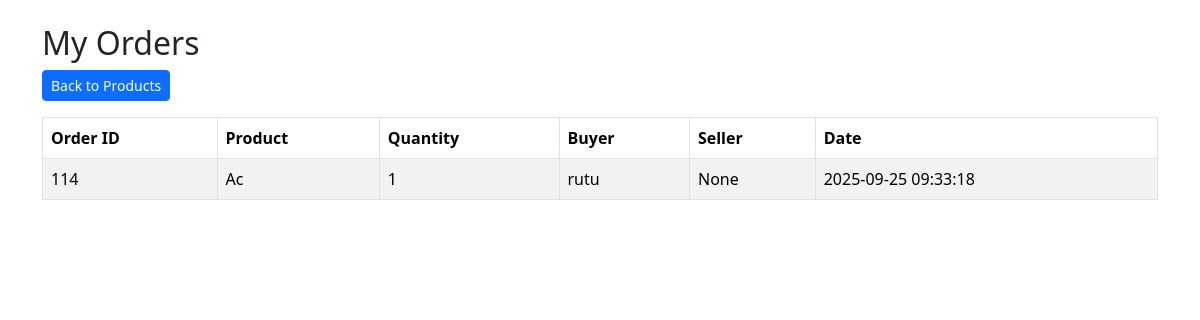
The page /orders/myorders (signed in) on the database its author committed.
### tables this page shows
CREATE TABLE Orders (
        OrderID INTEGER PRIMARY KEY AUTOINCREMENT,
        UserID INTEGER NOT NULL,
        ProductID INTEGER NOT NULL,
        Quantity INTEGER NOT NULL,
        OrderDate DATETIME DEFAULT CURRENT_TIMESTAMP,
        FOREIGN KEY (UserID) REFERENCES Users(UserID),
        FOREIGN KEY (ProductID) REFERENCES Products(ProductID)
    );

CREATE TABLE Products (
        ProductID INTEGER PRIMARY KEY AUTOINCREMENT,
        Name TEXT NOT NULL,
        Price REAL NOT NULL,
        Stock INTEGER NOT NULL,
        SellerID INTEGER,
        FOREIGN KEY (SellerID) REFERENCES Users(UserID)
    );

CREATE TABLE Users (
        UserID INTEGER PRIMARY KEY AUTOINCREMENT,
        Username TEXT UNIQUE NOT NULL,
        Password TEXT NOT NULL,
        Email TEXT,
        Role TEXT CHECK(Role IN ('Customer','Seller','Admin')) NOT NULL
    );

### routes/orders/orders.py (the view, shortened to what this page needs)
@orders_bp.route("/myorders")
@login_required
def my_orders():
    conn = get_db()
    cur = conn.cursor()
    if current_user.role == "Admin":
        cur.execute("""
            SELECT Orders.OrderID, Orders.Quantity, Orders.OrderDate,
                   Products.Name AS ProductName,
                   U1.Username AS Buyer,
                   U2.Username AS Seller
            FROM Orders
            JOIN Users U1 ON Orders.UserID = U1.UserID
            JOIN Products ON Orders.ProductID = Products.ProductID
            LEFT JOIN Users U2 ON Products.SellerID = U2.UserID
            ORDER BY Orders.OrderDate DESC
        """)
    else:
        cur.execute("""
            SELECT Orders.OrderID, Orders.Quantity, Orders.OrderDate,
                   Products.Name AS ProductName,
                   U1.Username AS Buyer,
                   U2.Username AS Seller
            FROM Orders
            JOIN Users U1 ON Orders.UserID = U1.UserID
            JOIN Products ON Orders.ProductID = Products.ProductID
            LEFT JOIN Users U2 ON Products.SellerID = U2.UserID
            WHERE Orders.UserID = ?
            ORDER BY Orders.OrderDate DESC
        """, (current_user.id,))
    orders = cur.fetchall()
    conn.close()
    return render_template("orders/myorders.html", orders=orders)

### app.py (called while the page is built)
def create_app():
    app = Flask(__name__)
    app.secret_key = config.SECRET_KEY
    app.register_blueprint(users_bp)
    app.register_blueprint(products_bp)
    app.register_blueprint(orders_bp)
    login_manager = LoginManager()
    login_manager.login_view = "users.login"
    login_manager.init_app(app)
    @login_manager.user_loader
    def load_user(user_id):
        return User.get_by_id(user_id)
    return app

### routes/orders/orders.py (called while the page is built)
def get_db():
    conn = sqlite3.connect(DB_PATH)
    conn.row_factory = sqlite3.Row
    return conn

### routes/users/users.py (called while the page is built)
def get_db():
    conn = sqlite3.connect(DB_PATH)
    conn.row_factory = sqlite3.Row
    return conn

    @staticmethod
    def get_by_id(user_id):
        conn = get_db()
        cur = conn.cursor()
        cur.execute("SELECT * FROM Users WHERE UserID = ?", (user_id,))
        row = cur.fetchone()
        conn.close()
        return User(row) if row else None

### templates/orders/myorders.html (shortened to what this page needs)
<!doctype html>
<html>
<head>
  <link href="https://cdn.jsdelivr.net/npm/bootstrap@5.3.2/dist/css/bootstrap.min.css" rel="stylesheet">
</head>
<body class="container py-4">
  <h2>My Orders</h2>
  <p>
    <a href="{{ url_for('products.list_products') }}" class="btn btn-sm btn-primary">Back to Products</a>
  </p>
  <table class="table table-bordered table-striped">
    <thead>
      <tr>
        <th>Order ID</th>
        <th>Product</th>
        <th>Quantity</th>
        <th>Buyer</th>
        <th>Seller</th>
        <th>Date</th>
      </tr>
    </thead>
    <tbody>
      {% for o in orders %}
      <tr>
        <td>{{ o['OrderID'] }}</td>
        <td>{{ o['ProductName'] }}</td>
        <td>{{ o['Quantity'] }}</td>
        <td>{{ o['Buyer'] }}</td>
        <td>{{ o['Seller'] }}</td>
        <td>{{ o['OrderDate'] }}</td>
      </tr>
      {% else %}
      <tr>
        <td colspan="6" class="text-center text-muted">No orders found.</td>
      </tr>
      {% endfor %}
    </tbody>
  </table>
</body>
</html>

### rows shown on the page
Orders: OrderID "114", ProductName "Ac", Quantity "1", Buyer "rutu", Seller "None", OrderDate "2025-09-25 09:33:18"
